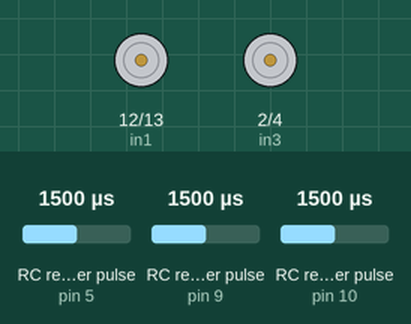
This sketch was run on a simulated Arduino Uno, built with avr-gcc and run on an emulated ATmega328P. On the bench: motor-driver pin pairs drawn as motors (green arrow = first pin HIGH = forward, orange = second pin HIGH = backward, longer = more drive, scaled by the enable pin). Wiring (inferred from the names in the program): 3 × RC receiver channel: data pin 5 / data pin 9 / data pin 10. Inputs (shaded band) come from the test bench; at power-on: RC receiver pulse (sensors on pin 9, pin 10, pin 5) 1500 µs.

Above: at 1.2 s.
1.3 s: RC receiver pulse (sensor on pin 9) set to 1460 µs
2.8 s: RC receiver pulse (sensor on pin 9) set to 1448 µs
4.7 s: RC receiver pulse (sensor on pin 9) set to 1020 µs
At 5.9 s:
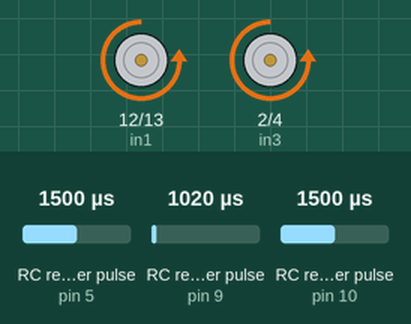
6.3 s: RC receiver pulse (sensor on pin 10) set to 1020 µs
At 7.2 s:
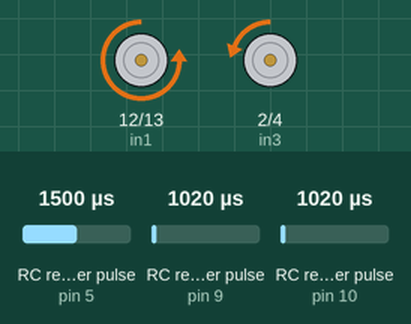
8.0 s: RC receiver pulse (sensor on pin 10) set to 1250 µs
At 9.5 s:
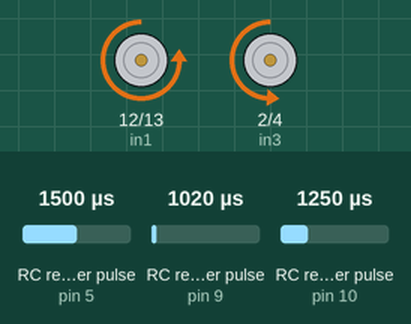
9.8 s: RC receiver pulse (sensor on pin 10) set to 1750 µs
At 11.1 s:
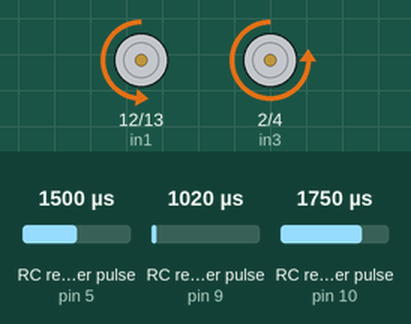
Timing chart, 0 to 12.5 s (numbered marks = the images above; inputs shaded):
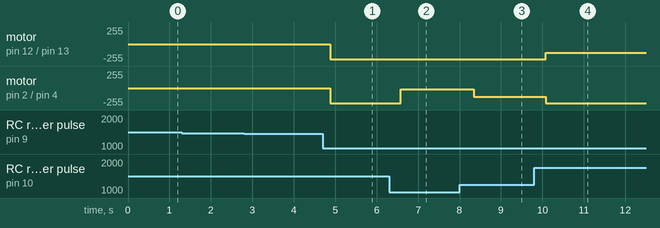

Measured:
- after the input at 1.3 s, every drawn part: stays the same
- after the input at 4.7 s, motor on pin 12 (in1) / pin 13 (in2), motor on pin 2 (in3) / pin 4 (in4): stopped → backward 232/255 after 0.19 s
- after the input at 6.3 s, motor on pin 2 (in3) / pin 4 (in4): backward 232/255 → backward 21/255 after 0.29 s
- after the input at 8.0 s, motor on pin 2 (in3) / pin 4 (in4): backward 21/255 → backward 134/255 after 0.35 s
- after the input at 9.8 s, motor on pin 12 (in1) / pin 13 (in2): backward 232/255 → backward 131/255 after 0.29 s; motor on pin 2 (in3) / pin 4 (in4): backward 134/255 → backward 232/255 after 0.29 s

The sketch:

L298nWithX8RInterfacing.ino
```cpp
//This code was written and tested using and arduino uno r3
#include <Wire.h>
//Read input from the x8r and the taranis
#define channel1 9
#define channel3 10
#define channelRSSI 5

// connect motor controller pins to Arduino digital pins
// motor one
#define enA 11
#define in1 12
#define in2 13
// motor two
#define enB 3
#define in3 2
#define in4 4

void setup() {
  Serial.begin(9600);
  //input channed 1 x8r
  pinMode(channel1, INPUT);
  pinMode(channel3, INPUT);
  pinMode(channelRSSI, INPUT);
  // set all the motor control pins to outputs
  pinMode(enA, OUTPUT);
  pinMode(enB, OUTPUT);
  pinMode(in1, OUTPUT);
  pinMode(in2, OUTPUT);
  pinMode(in3, OUTPUT);
  pinMode(in4, OUTPUT);
}

void loop() {
/*--------------------Debugging for RSSI--------------------*/
//  int RSSISignal = pulseIn(channelRSSI, HIGH);
//  Serial.print("RSSI: ");
//  Serial.println(RSSISignal);
/*------------------End debugging for RSSI------------------*/

/*-----------------Debugging for channel 1------------------*/
//  int moveSpeed = readMovementDirection();
//  Serial.print("Channel 1: ");
//  Serial.println(moveSpeed);
//  delay(50);
//  int mapSpeed = map(moveSpeed, 980, 2010, 0, 255);
//  Serial.print("Mapped Speed: ");
//  Serial.println(mapSpeed);
  //rightForward(mapSpeed);
  //leftForward(mapSpeed);
/*---------------End Debugging for channel 1----------------*/

/*-----------------Debugging for channel 3------------------*/
//  int turnSpeed = readTurningDirection();
//  Serial.print("Channel 3: ");
//  Serial.println(turnSpeed);
  //int mapTurnSpeed = map(turnSpeed, 980, 2010, 0, 255);
  //Serial.print("Mapped Speed: ");
  //Serial.println(mapTurnSpeed);
  //rightForward(mapSpeed);
  //leftForward(mapSpeed);
/*---------------End Debugging for channel 3----------------*/

  signalCheck();
  sendDirection();
  delay(100);
}
```

FailSafe_Commands.ino
```cpp
//This is to prevent the iRobor from operating once signal has been lost
//Signal Variables
//Signal strength is measured from 0ms-1ms
int minSignal = 300;

/*-----------------------Read RSSI-=------------------------*/
int readSignalInput() {
  int signalStrength = pulseIn(channelRSSI, HIGH);
  return signalStrength;
}
//Checks if signal is higher than the minimum required signal
void signalCheck() {
  while (readSignalInput() < minSignal) {
    stopMotors();
    readSignalInput();
    delay(100);
  }
}
```

Movement_Commands.ino
```cpp
//Controller values for movement, adjust according to your controller
//Start and end points for reverse and left movement(Bottom & left half of Ele and Ail)
int lowerStart = 980;
int lowerEnd = 1450;
//Start and end points for stop (Middle of Ele and Ail)
int deadZoneStart = 1450;
int deadZoneEnd = 1550;
//Start and end points for forward (Top half of throttle)
int upperStart = 1550;
int upperEnd = 2010;
//Motor speed values
int motorLow = 0;
int motorHigh = 255;

//Sends PWM command to turn right wheel clockwised at some speed between 0-255
void rightForward(int fwSpeed) {
  //does do CW turns
  digitalWrite(in1, HIGH);
  digitalWrite(in2, LOW);
  analogWrite(enA, fwSpeed);
}
//Sends PWM command to turn left wheel counterclockwise at some speed between 0-255
void leftForward(int fwSpeed) {
  //Needs to do CCW turns
  digitalWrite(in3, HIGH);
  digitalWrite(in4, LOW);
  analogWrite(enB, fwSpeed);
}
//Sends PWM command to turn right wheel counterclockwised at some speed between 0-255
void rightBackward(int fwSpeed) {
  //does do CCW turns
  digitalWrite(in1, LOW);
  digitalWrite(in2, HIGH);
  analogWrite(enA, fwSpeed);
}
//Sends PWM command to turn left wheel clockwise at some speed between 0-255
void leftBackward(int fwSpeed) {
  //Needs to do CW turns
  digitalWrite(in3, LOW);
  digitalWrite(in4, HIGH);
  analogWrite(enB, fwSpeed);
}
//Stops all motors
void stopMotors() {
  analogWrite(enA, LOW);
  analogWrite(enB, LOW);
}
//The following reads the input PWM signal from the receiver on an approximate scale of 1000-2000
//Note: adjust your scale correctly by modifying the variable definitions on top
/*----------Forward & Backward Movement Direction-----------*/
int readMovementDirection() {
  //Reads channel1
  int motorSpeed = pulseIn(channel1, HIGH);
  return motorSpeed;
}
/*---------------Left & Right Turn Direction----------------*/
int readTurningDirection() {
  //Reads channel2
  int motorSpeed = pulseIn(channel3, HIGH);
  return motorSpeed;
}

int returnMapSpeed(int directionSpeed, int mapStart, int mapEnd) {
  int mappedSpeed = map(directionSpeed, mapStart, mapEnd, motorLow, motorHigh);
  return mappedSpeed;
}

int returnMapTurn(int mapTurnStart, int mapTurnEnd, int mapTurnSpeed) {
  int mappedTurnSpeed = map(readTurningDirection(), mapTurnStart, mapTurnEnd, mapTurnSpeed, motorLow);
  return mappedTurnSpeed;
}
int returnMapTurnSpeed(int mapTurnSpeedStart, int mapTurnSpeedEnd, int mapTurnSpeed) {
  int mappedTurnSpeed = map(readTurningDirection(), mapTurnSpeedStart, mapTurnSpeedEnd, mapTurnSpeed, motorHigh);
  return mappedTurnSpeed;
}
//Have to update turning to work better, when turning right make left wheel turn starting from current
//forward speed to 255 and the right wheel go from current forward speed to 0
void sendDirection() {
  int mappingDirection;
  int mappingTurn;
  //First Directional Loop
  if ( readMovementDirection() > upperStart && readMovementDirection() < upperEnd) {
    mappingDirection = returnMapSpeed(readMovementDirection(), upperStart, upperEnd);
    //Forward right, left and forward
    if ( readTurningDirection() > upperStart && readTurningDirection() < upperEnd ) {
      //Right turn while moving forward
      //mappingTurn = map(readTurningDirection(), upperStart, upperEnd, mappingDirection, 0);
      mappingTurn = returnMapTurn(upperStart, upperEnd, mappingDirection);
      rightForward(mappingTurn);
      leftForward(mappingDirection);
    } else if ( readTurningDirection() > lowerStart && readTurningDirection() < lowerEnd ) {
      //mappingTurn = map(readTurningDirection(), lowerEnd, lowerStart, mappingDirection, 0);
      mappingTurn = returnMapTurn(lowerEnd, lowerStart, mappingDirection);
      rightForward(mappingDirection);
      leftForward(mappingTurn);
      delay(100);
    } else {
      rightForward(mappingDirection);
      leftForward(mappingDirection);
      delay(100);
    }
    //delay(100);
  }
  //Second Direction Loop
  else if ( readMovementDirection() > lowerStart && readMovementDirection() < lowerEnd ) {
    mappingDirection = returnMapSpeed(readMovementDirection(), lowerEnd, lowerStart);
    //Backward right, left, and backward
    if ( readTurningDirection() > upperStart && readTurningDirection() < upperEnd ) {
      //mappingTurn = map(readTurningDirection(), upperStart, upperEnd, mappingDirection, 0);
      mappingTurn = returnMapTurn(upperStart, upperEnd, mappingDirection);
      rightBackward(mappingTurn);
      leftBackward(mappingDirection);
      delay(100);
    } else if ( readTurningDirection() > lowerStart && readTurningDirection() < lowerEnd ) {
      //mappingTurn = map(readTurningDirection(), lowerEnd, lowerStart, mappingDirection, 0);
      mappingTurn = returnMapTurn(lowerEnd, lowerStart, mappingDirection);
      rightBackward(mappingDirection);
      leftBackward(mappingTurn);
      delay(100);
    } else {
      rightBackward(mappingDirection);
      leftBackward(mappingDirection);
      delay(100);
    }
    //delay(100);
  }
  // Third Directional Loop
  else if ( readMovementDirection() > deadZoneStart && readMovementDirection() < deadZoneEnd ) {
    //Forward right, left and forward
    int turnSpeed = 225;
    if ( readTurningDirection() > upperStart && readTurningDirection() < upperEnd ) {
      //Right turn, stops then turns
      rightBackward(turnSpeed);
      leftForward(turnSpeed);
      delay(100);
//      while(mappingTurn > motorLow) {
//        rightBackward(mappingTurn);
//        leftForward(mappingTurn);
//        mappingTurn = map(readTurningDirection(), upperStart, upperEnd, motorLow, motorHigh);
//        delay(100);
//      }
    } else if ( readTurningDirection() > lowerStart && readTurningDirection() < lowerEnd ) {
      rightForward(turnSpeed);
      leftBackward(turnSpeed);
      delay(100);
//      while(mappingTurn > motorLow) {
//        rightForward(mappingTurn);
//        leftBackward(mappingTurn);
//        mappingTurn = map(readTurningDirection(), lowerEnd, lowerStart, motorLow, motorHigh);
//        delay(100);
//      }
    } else {
      stopMotors();
      delay(100);
    }
  }
  //Fourth Directional Loop
  else {
    stopMotors();
    delay(100);
  }
delay(100);
}
```
